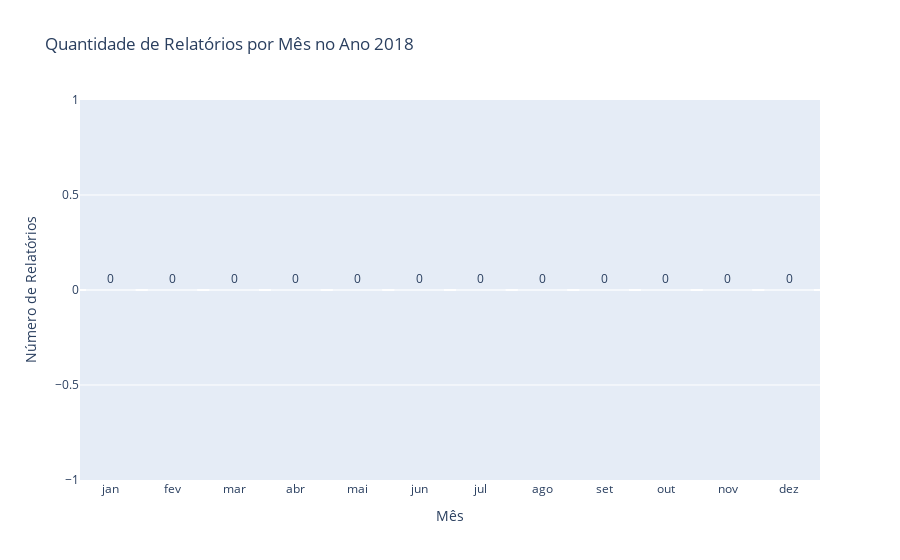
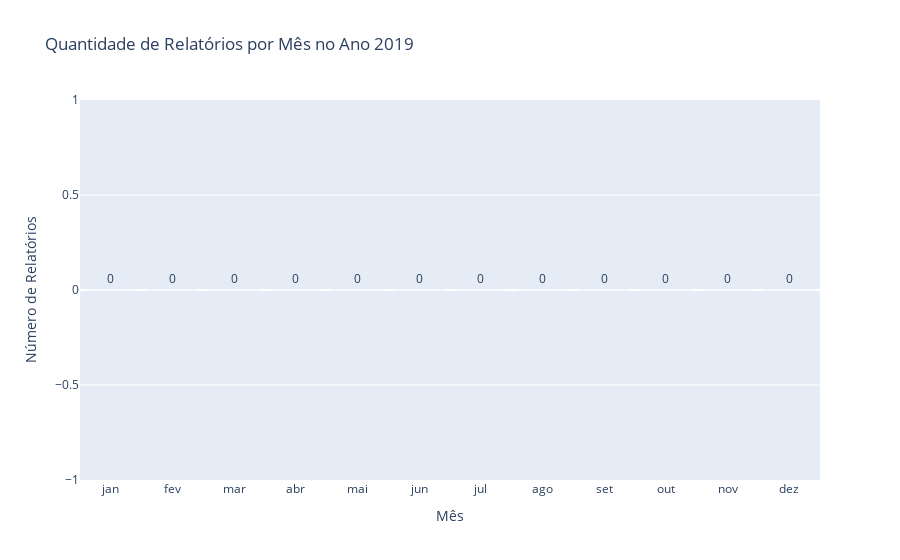
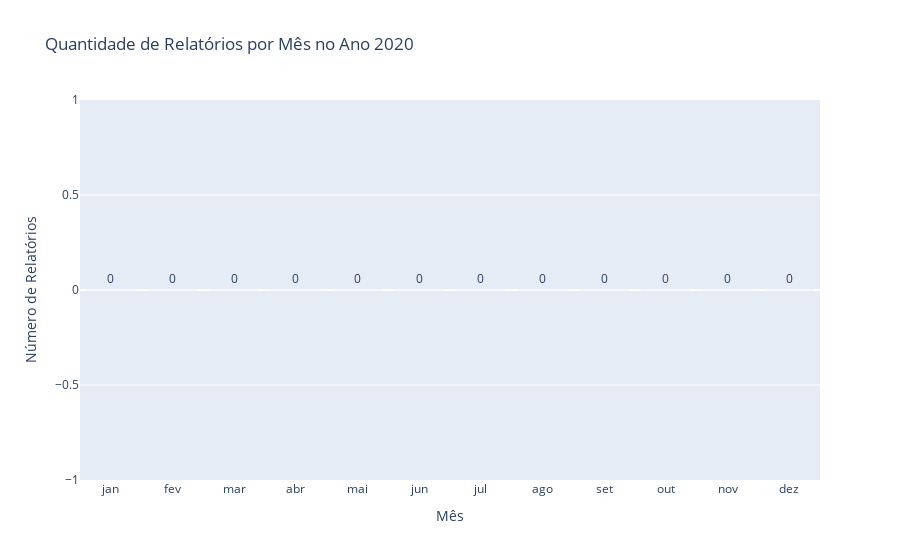
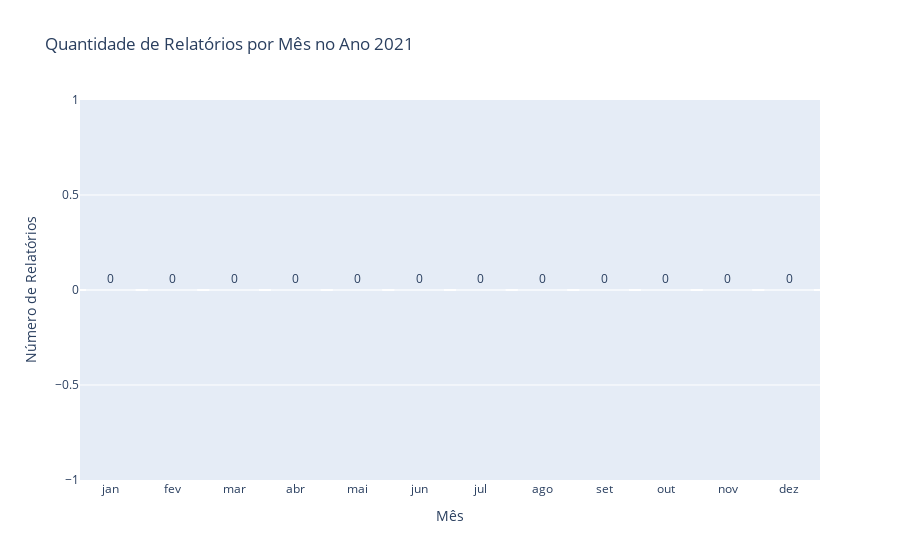

Notebook source saved alongside these figures, in order:
### Markdown cell above
## 10. Casos Mensais
Nesse tópico veremos a quantidade de relatórios publicados em cada mês ao longos dos anos.

### Code cell
# Carregar o DataFrame
df = pd.read_csv("relatorios.csv")

# Converter a coluna 'Data' para string
df['Data'] = df['Data'].astype("string").str.strip()

# Substituir '#NULL' e valores vazios por NaN
df['Ano'] = df['Ano'].replace("#NULL!", pd.NA)
df = df.dropna(subset=['Ano'])  # Remover linhas onde 'Ano' é NaN

# Converter a coluna 'Ano' para int para evitar problemas posteriores
df['Ano'] = df['Ano'].astype(int)

# Criar um dicionário para armazenar as contagens por ano e por mês
contagens_ano_mes = {}

# Obter a lista de anos únicos (já sem #NULL)
anos = df['Ano'].unique()

# Iterar sobre cada ano para contar os meses
for ano in anos:
    # Filtrar o DataFrame para o ano atual
    df_ano = df[df['Ano'] == ano]

    # Contar quantas linhas contêm cada mês no ano atual
    quantidade_jan = df_ano['Data'].str.contains('jan', case=False, na=False).sum()
    quantidade_fev = df_ano['Data'].str.contains('fev', case=False, na=False).sum()
    quantidade_mar = df_ano['Data'].str.contains('mar', case=False, na=False).sum()
    quantidade_abr = df_ano['Data'].str.contains('abr', case=False, na=False).sum()
    quantidade_mai = df_ano['Data'].str.contains('mai', case=False, na=False).sum()
    quantidade_jun = df_ano['Data'].str.contains('jun', case=False, na=False).sum()
    quantidade_jul = df_ano['Data'].str.contains('jul', case=False, na=False).sum()
    quantidade_ago = df_ano['Data'].str.contains('ago', case=False, na=False).sum()
    quantidade_set = df_ano['Data'].str.contains('set', case=False, na=False).sum()
    quantidade_out = df_ano['Data'].str.contains('out', case=False, na=False).sum()
    quantidade_nov = df_ano['Data'].str.contains('nov', case=False, na=False).sum()
    quantidade_dez = df_ano['Data'].str.contains('dez', case=False, na=False).sum()

    # Armazenar os resultados em um dicionário usando o ano como chave
    contagens_ano_mes[ano] = {
        'jan': quantidade_jan,
        'fev': quantidade_fev,
        'mar': quantidade_mar,
        'abr': quantidade_abr,
        'mai': quantidade_mai,
        'jun': quantidade_jun,
        'jul': quantidade_jul,
        'ago': quantidade_ago,
        'set': quantidade_set,
        'out': quantidade_out,
        'nov': quantidade_nov,
        'dez': quantidade_dez
    }

# Converter o dicionário 'contagens_ano_mes' em um DataFrame
df_contagens = pd.DataFrame.from_dict(contagens_ano_mes, orient='index').reset_index()
df_contagens = df_contagens.rename(columns={'index': 'Ano'})

# Transformar o DataFrame para que tenhamos uma estrutura mais adequada para gráficos (long format)
df_contagens_long = df_contagens.melt(id_vars=['Ano'], var_name='Mês', value_name='Quantidade')

# Ordenar os meses de forma adequada
meses_ordenados = ['jan', 'fev', 'mar', 'abr', 'mai', 'jun', 'jul', 'ago', 'set', 'out', 'nov', 'dez']
df_contagens_long['Mês'] = pd.Categorical(df_contagens_long['Mês'], categories=meses_ordenados, ordered=True)

# Ordenar os anos em ordem crescente
df_contagens_long = df_contagens_long.sort_values(by='Ano')

# Criar gráficos de barras para cada ano e exibir a distribuição de relatórios por mês
anos_unicos = sorted(df_contagens_long['Ano'].unique())

for ano in anos_unicos:
    df_ano = df_contagens_long[df_contagens_long['Ano'] == ano]
    
    fig = px.bar(df_ano, x='Mês', y='Quantidade',
                 title=f'Quantidade de Relatórios por Mês no Ano {ano}',
                 labels={'Mês': 'Mês', 'Quantidade': 'Número de Relatórios'},
                 text='Quantidade')
    
    fig.update_traces(textposition='outside')
    fig.update_layout(xaxis=dict(categoryorder='array', categoryarray=meses_ordenados),
                      yaxis_title='Número de Relatórios',
                      xaxis_title='Mês')
    
    # Exibir o gráfico
    fig.show()

### Figure 1 — Plotly figure (JSON) as saved in the notebook; plotly's stock layout.template omitted (floating-point values rounded to 4 significant figures)
{"data": [{"alignmentgroup": "True", "hovertemplate": "Mês=%{x}<br>Número de Relatórios=%{text}<extra></extra>", "legendgroup": "", "marker": {"color": "#636efa", "pattern": {"shape": ""}}, "name": "", "offsetgroup": "", "orientation": "v", "showlegend": false, "text": [0, 0, 0, 0, 0, 0, 0, 0, 0, 0, 0, 0], "textposition": "outside", "type": "bar", "x": ["jan", "fev", "abr", "mar", "ago", "jul", "jun", "mai", "set", "dez", "nov", "out"], "xaxis": "x", "y": [0, 0, 0, 0, 0, 0, 0, 0, 0, 0, 0, 0], "yaxis": "y"}], "layout": {"barmode": "relative", "legend": {"tracegroupgap": 0}, "title": {"text": "Quantidade de Relatórios por Mês no Ano 2018"}, "xaxis": {"anchor": "y", "categoryarray": ["jan", "fev", "mar", "abr", "mai", "jun", "jul", "ago", "set", "out", "nov", "dez"], "categoryorder": "array", "domain": [0, 1], "title": {"text": "Mês"}}, "yaxis": {"anchor": "x", "domain": [0, 1], "title": {"text": "Número de Relatórios"}}}}

### Figure 2 — Plotly figure (JSON) as saved in the notebook; plotly's stock layout.template omitted (floating-point values rounded to 4 significant figures)
{"data": [{"alignmentgroup": "True", "hovertemplate": "Mês=%{x}<br>Número de Relatórios=%{text}<extra></extra>", "legendgroup": "", "marker": {"color": "#636efa", "pattern": {"shape": ""}}, "name": "", "offsetgroup": "", "orientation": "v", "showlegend": false, "text": [0, 0, 0, 0, 0, 0, 0, 0, 0, 0, 0, 0], "textposition": "outside", "type": "bar", "x": ["mar", "mai", "ago", "jun", "set", "jul", "out", "dez", "nov", "abr", "fev", "jan"], "xaxis": "x", "y": [0, 0, 0, 0, 0, 0, 0, 0, 0, 0, 0, 0], "yaxis": "y"}], "layout": {"barmode": "relative", "legend": {"tracegroupgap": 0}, "title": {"text": "Quantidade de Relatórios por Mês no Ano 2019"}, "xaxis": {"anchor": "y", "categoryarray": ["jan", "fev", "mar", "abr", "mai", "jun", "jul", "ago", "set", "out", "nov", "dez"], "categoryorder": "array", "domain": [0, 1], "title": {"text": "Mês"}}, "yaxis": {"anchor": "x", "domain": [0, 1], "title": {"text": "Número de Relatórios"}}}}

### Figure 3 — Plotly figure (JSON) as saved in the notebook; plotly's stock layout.template omitted (floating-point values rounded to 4 significant figures)
{"data": [{"alignmentgroup": "True", "hovertemplate": "Mês=%{x}<br>Número de Relatórios=%{text}<extra></extra>", "legendgroup": "", "marker": {"color": "#636efa", "pattern": {"shape": ""}}, "name": "", "offsetgroup": "", "orientation": "v", "showlegend": false, "text": [0, 0, 0, 0, 0, 0, 0, 0, 0, 0, 0, 0], "textposition": "outside", "type": "bar", "x": ["abr", "fev", "jan", "jun", "ago", "set", "jul", "mai", "nov", "out", "mar", "dez"], "xaxis": "x", "y": [0, 0, 0, 0, 0, 0, 0, 0, 0, 0, 0, 0], "yaxis": "y"}], "layout": {"barmode": "relative", "legend": {"tracegroupgap": 0}, "title": {"text": "Quantidade de Relatórios por Mês no Ano 2020"}, "xaxis": {"anchor": "y", "categoryarray": ["jan", "fev", "mar", "abr", "mai", "jun", "jul", "ago", "set", "out", "nov", "dez"], "categoryorder": "array", "domain": [0, 1], "title": {"text": "Mês"}}, "yaxis": {"anchor": "x", "domain": [0, 1], "title": {"text": "Número de Relatórios"}}}}

### Figure 4 — Plotly figure (JSON) as saved in the notebook; plotly's stock layout.template omitted (floating-point values rounded to 4 significant figures)
{"data": [{"alignmentgroup": "True", "hovertemplate": "Mês=%{x}<br>Número de Relatórios=%{text}<extra></extra>", "legendgroup": "", "marker": {"color": "#636efa", "pattern": {"shape": ""}}, "name": "", "offsetgroup": "", "orientation": "v", "showlegend": false, "text": [0, 0, 0, 0, 0, 0, 0, 0, 0, 0, 0, 0], "textposition": "outside", "type": "bar", "x": ["out", "nov", "dez", "jul", "set", "ago", "jun", "mai", "mar", "abr", "fev", "jan"], "xaxis": "x", "y": [0, 0, 0, 0, 0, 0, 0, 0, 0, 0, 0, 0], "yaxis": "y"}], "layout": {"barmode": "relative", "legend": {"tracegroupgap": 0}, "title": {"text": "Quantidade de Relatórios por Mês no Ano 2021"}, "xaxis": {"anchor": "y", "categoryarray": ["jan", "fev", "mar", "abr", "mai", "jun", "jul", "ago", "set", "out", "nov", "dez"], "categoryorder": "array", "domain": [0, 1], "title": {"text": "Mês"}}, "yaxis": {"anchor": "x", "domain": [0, 1], "title": {"text": "Número de Relatórios"}}}}
